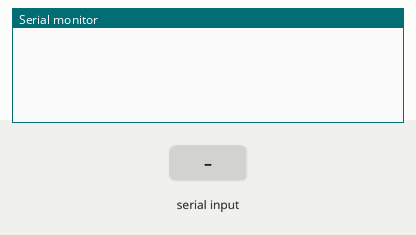
The sketch below on a simulated Arduino Uno, built with avr-gcc and run on an emulated ATmega328P. On the bench: the last lines printed to the serial monitor. Inputs (shaded band) come from the test bench.

Above: at 1.2 s.
1.3 s: "1" received over Serial
At 3.1 s:
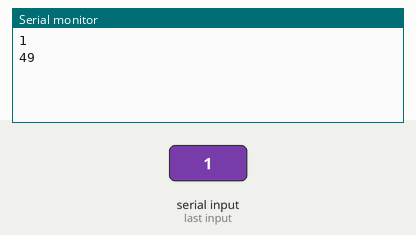
3.8 s: "0" received over Serial
At 5.2 s:
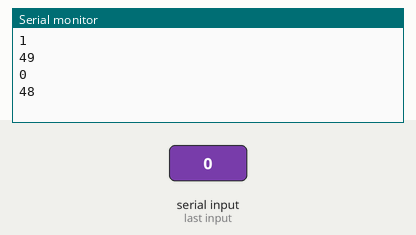
5.3 s: "2" received over Serial
At 7.3 s:
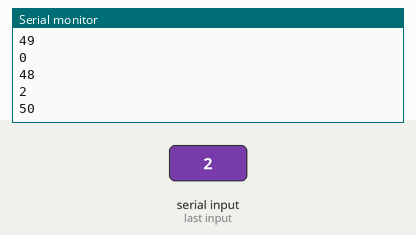
Timing chart, 0 to 8.8 s (numbered marks = the images above; inputs shaded):
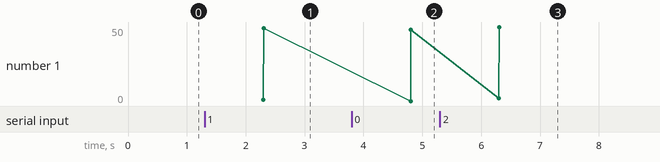

The sketch:

BinaryToDecimal.ino
```cpp
int bin[16];//Binary Input
int dec;//Decimal Output
int i,len;
String x;
char y;

void setup() {
  Serial.begin(9600);

for(i=0;i<16;i++)
{
  bin[i]=0;
}
}

void loop() {

  //Serial.println("Enter the binary no");

  if (Serial.available() > 0)
  {
    x = Serial.readString();//Read the input
    Serial.println(x);
len=x.length();
    for (i = 0; i < len; i++)
    {
      y = x.charAt(i);
      //Serial.println(x);
      int m = (int)y;
      bin[i] = m;
    }

    for (i = 0; i < 16; i++)
    {
      dec = dec + ( bin[i] * pow(2,i)); //Pow(2,i)
    }
    Serial.println(dec);//Print the Output
    dec = 0;
    for(i=0;i<16;i++)
  {
    bin[i]=0;
  }

  }

}
```

Measured:
- after the input at 1.3 s, the serial monitor: prints a new line after 1.0 s (image 1)
- after the input at 3.8 s, the serial monitor: prints a new line after 1.0 s (image 2)
- after the input at 5.3 s, the serial monitor: prints a new line after 1.0 s (image 3)
- plotted number 1: 49 → 48 after the input at 3.8 s, 48 → 50 after the input at 5.3 s
